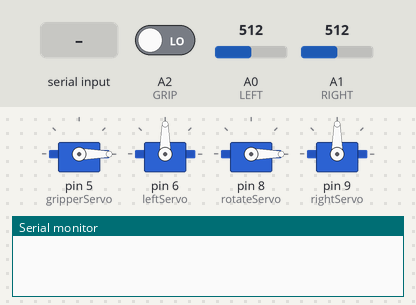
The sketch below on a simulated Arduino Leonardo, built with avr-gcc and run on an emulated ATmega32U4. Parts: 4 × servo, the last lines printed to the serial monitor. Inputs (shaded band) come from the test bench; at power-on: A1 (RIGHT) = 512, A0 (LEFT) = 512, A2 (GRIP) LOW.

Above: at 1.2 s.
1.3 s: "f" received over Serial
At 2.5 s:
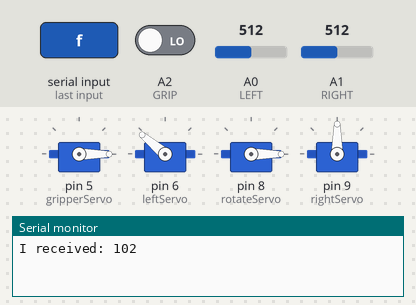
3.2 s: A1 (RIGHT) set to 210
4.7 s: A1 (RIGHT) set to 182
At 5.8 s:
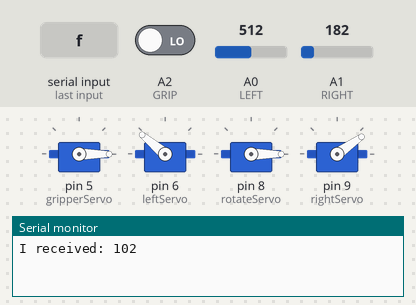
7.7 s: "g" received over Serial
At 8.8 s:
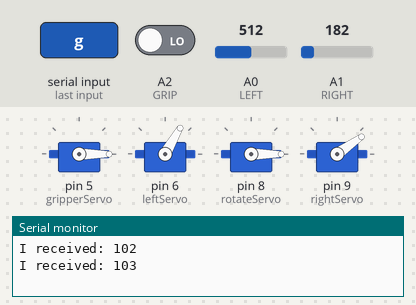
10.7 s: "b" received over Serial
At 11.6 s:
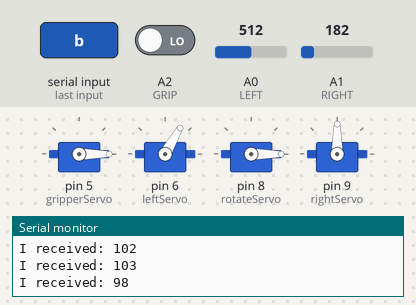
13.7 s: A0 (LEFT) set to 884
15.2 s: A0 (LEFT) set to 908
At 15.74 s:
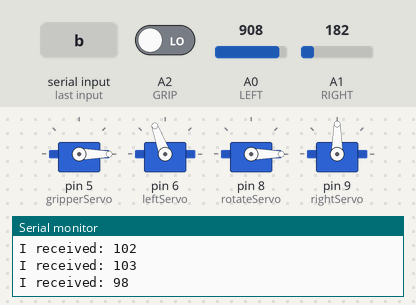
Timing chart, 0 to 18.2 s (numbered marks = the images above; inputs shaded):
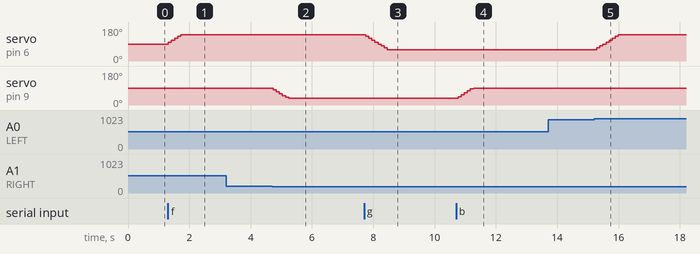

Measured:
- the behaviour switches between 200 and 199 on A1 (RIGHT) (found by bisection; images 1 and 2)
- the behaviour switches between 900 and 901 on A0 (LEFT) (found by bisection; images 4 and 5)
- after the input at 1.3 s, servo on pin 6 (leftServo): moves from 90° to 140° over 0.40 s, starting at once
- after the input at 3.2 s, every drawn part: stays the same
- after the input at 4.7 s, servo on pin 9 (rightServo): moves from 90° to 35° over 0.50 s, starting at once
- after the input at 7.7 s, servo on pin 6 (leftServo): moves from 140° to 60° over 0.70 s, starting after 0.05 s
- after the input at 10.7 s, servo on pin 9 (rightServo): moves from 35° to 90° over 0.50 s, starting after 0.07 s
- after the input at 13.7 s, every drawn part: stays the same
- after the input at 15.2 s, servo on pin 6 (leftServo): moves from 60° to 140° over 0.70 s, starting after 0.09 s

The sketch:

robot.ino
```cpp
#include <SoftwareSerial.h>
#include <Servo.h>

SoftwareSerial mySerial(3, 11); // RX, TX
Servo leftServo;
Servo rightServo;
Servo rotateServo;
Servo gripperServo;
char incomingByte = '\0';   // for incoming serial data

String inputString = "";
boolean stringComplete = false;
int pos1 = 90;
int pos2 = 90;
int pos3 = 90;

const int LEFT = A0; // analog
const int RIGHT = A1;
//const int ROTATE = A2;
const int GRIP = A2;

void setup()
{
  // replace with serial read
  pinMode(LEFT, INPUT);
  pinMode(RIGHT, INPUT);
//  pinMode(ROTATE, INPUT);
  pinMode(GRIP, INPUT);
  inputString.reserve(20);

  Serial.begin(115200);
  while (!Serial) {
    ; // wait for serial port to connect. Needed for Leonardo only
  }
  mySerial.begin(115200);
//  mySerial.println("Hello, world?");

  gripperServo.attach(5);
  leftServo.attach(6);
  rotateServo.attach(8);
  rightServo.attach(9);
}

void loop()
{
//  char c = mySerial.read();
        if (Serial.available() > 0) {
                // read the incoming byte:
                incomingByte = Serial.read();

                // say what you got:
                Serial.print("I received: ");
                Serial.println(incomingByte, DEC);
        }
//  Serial.print(c);
  int left, right, rotate;
  bool grip = false;

  left = analogRead(LEFT);
  right = analogRead(RIGHT);
//  rotate = analogRead(ROTATE);
  grip = digitalRead(GRIP);

  // close claw on button press
  if( grip | incomingByte == 'g' ){ // close the claw
     grip = 0;
  } else {  // open the claw
    grip = 0;
  }

  // position the left servo
  if( left > 900 || incomingByte == 'f' ) {
    pos1 = pos1 + 10;
  } else if ( right < 200 ) {
    pos1 = pos1 - 10;
  }
  if( pos1 >= 140 ) {
    pos1 = 140;
  }
  if( pos1 <= 60 ) {
    pos1 = 60;
  }
  // position the right servo
  if ( right > 900 || incomingByte == 'b' ) {
    pos2 = pos2 + 10;
  } else if ( right < 200 ) {
    pos2 = pos2 - 10;
  }
  if ( pos2 >= 90 ) {
    pos2 = 90;
  }
  if ( pos2 <= 35 ) {
    pos2 = 35;
  }
  pos3 = 0;

  // write the values out
  leftServo.write(pos1);
  rightServo.write(pos2);
  rotateServo.write(pos3);
  gripperServo.write(grip);


  delay(100);
}
```
